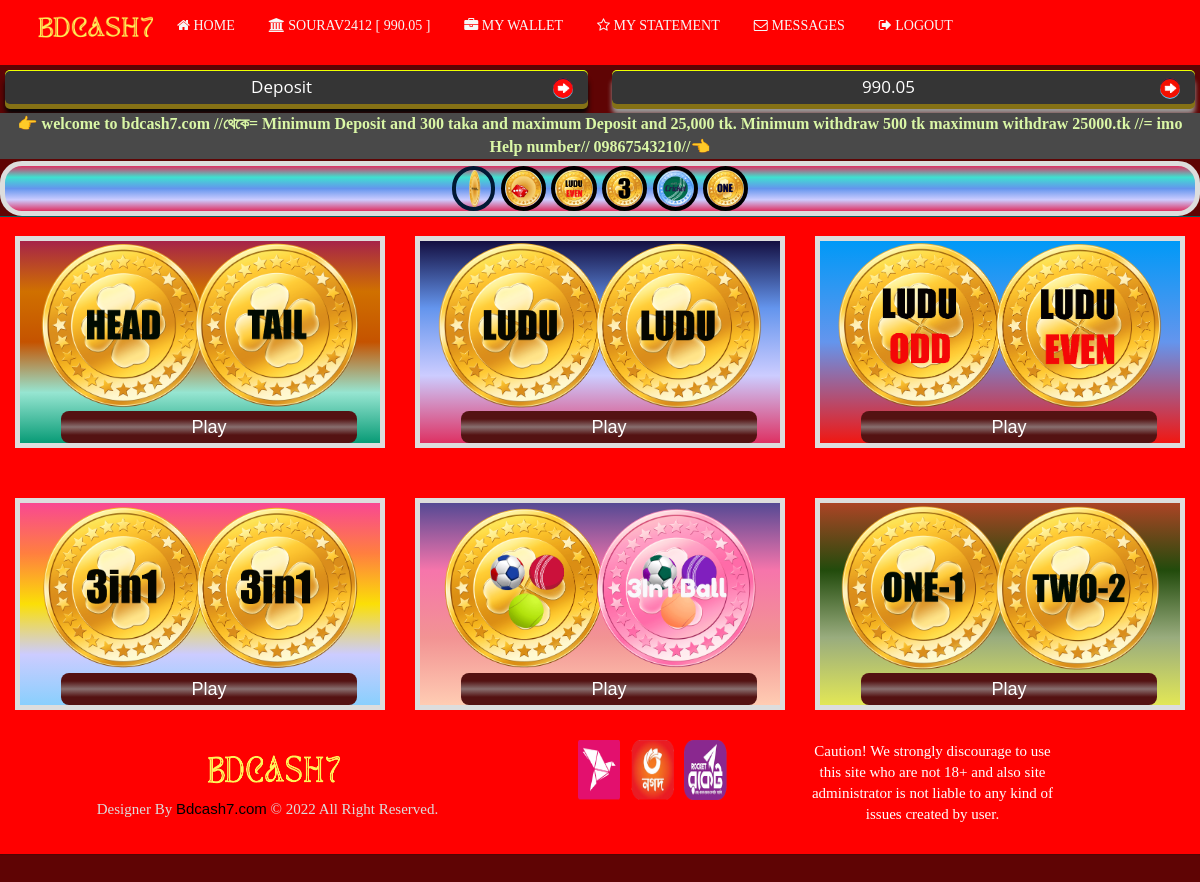
/ (signed in), run on the app's committed database.
### Website_Setting/models.py (models this page shows)
class website_logo(models.Model):
    class Meta:
        db_table = ''
        managed = True
        verbose_name = 'Website logo'
        verbose_name_plural = 'Website Logo'
    logo = models.ImageField(upload_to ='logo/',validators=[validate_images],verbose_name="Website Logo",help_text=("our recommended size 20 KB MAX"))

class Homepage_animated_line(models.Model):
    class Meta:
        db_table = ''
        managed = True
        verbose_name = 'Animated Line'
        verbose_name_plural = 'Animated Line'
    Animated_line = models.CharField(max_length=500, verbose_name= "Animated Line",help_text=("please enter text which moving in Home page"))

### User/models.py (models this page shows)
class User(AbstractUser):
     phoneno = models.CharField(max_length=10)

### all_payments/models.py (models this page shows)
class transaction(models.Model):
    class Meta:
        db_table = ''
        managed = True
        verbose_name = 'Deposit and withdrawl'
        verbose_name_plural = 'Deposit and withdrawl'
    username = models.ForeignKey(User, on_delete=models.CASCADE)
    deposite_amount = models.CharField(verbose_name=("total deposite amount"),default=0.0 , max_length=50)
    widthdrawl_amount = models.CharField(verbose_name=("total withdrawl amount") ,default=0.0 , max_length=50)

### bdcash7/views.py (the view)
# urls.py: 2. Add a URL to urlpatterns:  path('', views.home, name='home')
def home(request):
    user = request.user
    if request.user.is_anonymous:
        deposite_amount =0.0
    else:
        deposite = transaction.objects.get(username= user)
        deposite_amount =deposite.deposite_amount
    context={
    'marquree' : Homepage_animated_line.objects.all(),
    'logo': website_logo.objects.all(),
    'deposite_amount' : deposite_amount
    }
    return render(request,"index.html",context)

### templates/index.html (shortened to what this page needs)
{% include 'homepage_header.html' %}
<div class="">
  <section class="callaction " style="border-bottom: 0px solid #5F5F5F;">
    <div class="content-container mx-auto  p-0 container "style="width:100%;">
      <div class="">
        <div class="col-xl-12 col-lg-12 col-md-12 col-sm-12 col-xs-12  pl-0 pr-0 ">
          <div>
            <div>
              <div class="abc">
                <div class="list-group" style="margin:0;">
                  <marquee direction=left style="background: #494949 !important; color:#DAF7A6;" class="mrq" scrolldelay="90" scrollamount="3" behavior="scroll" loop="0" onmouseover="this.stop()"
                  onmouseout="this.start()">
                    <p class="scrool-msg" style="margin: 2px;"><strong>{% for i in marquree %}{{i.Animated_line}}{% endfor %}</strong> </p>
                  </marquee>
                </div>
              </div>
            </div>
          </div>
        </div>
      </div>
    </div>
  </section>
</div>
<div style="background: linear-gradient(#DE3163,#40E0D0,#6495ED,#CCF,#DE3163) !important;border: 5px #dddddd solid;text-align: center;border-radius: 22px;">
<a style="margin-left:0px;" href="game1">	<img style="height:45px;border:4px #011934 solid;border-radius:30px;" src="/static/images/coin.gif"></a>
<a style="margin-left:2px;" href="game2"><img style="height:45px;border:4px #000 solid;border-radius:30px;" src="/static/images/ludo.gif"></a>
<a style="margin-left:2px;" href="game3"><img style="height:45px;border:4px #000 solid;border-radius:30px;" src="/static/images/luduodd-even.gif"></a>
<a style="margin-left:2px;" href="game4"><img style="height:45px;border:4px #000 solid;border-radius:30px;" src="/static/images/onetwothree.gif"></a>
<a style="margin-left:2px;" href="game5"><img style="height:45px;border:4px #000 solid;border-radius:30px;" src="/static/all/threeinoneball.gif"></a>
<a style="margin-left:2px;" href="game6"><img style="height:45px;border:4px #000 solid;border-radius:30px;" src="/static/images/onetwo.gif"></a>
 </div>
		<div class="col-lg-4 col-md-4 mb-4">
			<div class="card h-100" style="margin-top: 20px;margin-bottom: 30px;border: 5px solid #dddddd;background: linear-gradient(#A62349,#D07000,#C55300,#96E5D1 , #089b76) !important;">
				<a href="/game1">
					<img class="card-img-top" src="/static/images/headtaili.png"  alt="" style="height: 170px;">
				</a>
				<div class="card-footer">
					<a href="/game1"style="background: linear-gradient(#541212,#541212,#886F6F,#541212,#541212) !important;" class="form-inline float-right btn btn-xl btn-primary">
						Play
					</a>
				</div>
			</div>
		</div>
		<div class="col-lg-4 col-md-4 mb-4">
			<div class="card h-100" style="margin-top: 20px;margin-bottom: 30px;border: 5px solid #dddddd;background: linear-gradient(#140f41,#6495ED,#CCF,#DE3163) !important;">
				<a href="/game2">
					<img class="card-img-top" src="/static/images/ludu1i.png"  alt="" style="height: 170px;">
				</a>
				<div class="card-footer">
					<a href="/game2"style="background: linear-gradient(#541212,#541212,#886F6F,#541212,#541212) !important;" class="form-inline float-right btn btn-xl btn-primary">Play</a>
				</div>
			</div>
		</div>
		<div class="col-lg-4 col-md-4 mb-4">
			<div class="card h-100" style="margin-top: 20px;margin-bottom: 30px;border: 5px solid #dddddd;background: linear-gradient( #0099f7,#6495ED, #f11712) !important;">
				<a href="/game3">
					<img class="card-img-top" src="/static/images/luduoddeveni.png"  alt="" style="height: 170px;">
				<div class="card-footer">
					<a href="/game3"style="background: linear-gradient(#541212,#541212,#886F6F,#541212,#541212) !important;" class="form-inline float-right btn btn-xl btn-primary">Play</a>
				</div>
			</div>
		</div>
		<div class="col-lg-4 col-md-4 mb-4">
			<div class="card h-100" style="margin-top: 20px;margin-bottom: 30px;border: 5px solid #dddddd;background: linear-gradient(#F94892,#FF7F3F,#FBDF07,#CCF,#89CFFD) !important;">
				<a href="/game4">
					<img class="card-img-top" src="/static/images/3in1i.png" alt="" style="height: 170px;">
				</a>
				<div class="card-footer">
					<a href="/game4"style="background: linear-gradient(#541212,#541212,#886F6F,#541212,#541212) !important;" class="form-inline float-right btn btn-xl btn-primary">
						Play
					</a>
				</div>
			</div>
		</div>
		<div class="col-lg-4 col-md-4 mb-4">
			<div class="card h-100" style="margin-top: 20px;margin-bottom: 30px;border: 5px solid #dddddd;background: linear-gradient(#554994,#F675AB,#F29393,#FFCCB3) !important;">
				<a href="/game5">
					<img class="card-img-top" src="/static/images/3in1balli.png"  alt="" style="height: 170px;">
				<div class="card-footer">
					<a href="/game5"style="background: linear-gradient(#541212,#541212,#886F6F,#541212,#541212) !important;" class="form-inline float-right btn btn-xl btn-primary">
						Play
					</a>
				</div>
			</div>
		</div>
		<div class="col-lg-4 col-md-4 mb-4">
			<div class="card h-100" style="margin-top: 20px;margin-bottom: 30px;border: 5px solid #dddddd;background: linear-gradient(#AC4425,#224B0C,#99ac7e,#e2e756) !important;">
				<a href="/game6">
					<img class="card-img-top" src="/static/images/onetwoi.png"  alt="" style="height: 170px;">
				<div class="card-footer">
					<a href="/game6"style="background: linear-gradient(#541212,#541212,#886F6F,#541212,#541212) !important;" class="form-inline float-right btn btn-xl btn-primary">
						Play
					</a>
				</div>
			</div>
		</div>
<footer class="footer-basic-centered ">
  <div class="container">
    <div class="row">
      <div class="col-lg-5">
        {% for i in logo %}
          <a class="" href="/"><img style="width: 150px;height: 60px;margin-left: 10px;" src="/media/{{i.logo}}"></a>
          {% endfor %}
          <p style="font-size: 15px;color: #dcdcdc;" class="footer-company-name">Designer By <a href="index.html" style="color:#000">Bdcash7.com</a> &copy; 2022 All Right Reserved.</p>
      </div>
      <div class="col-lg-3">
                    <a class="" href="#">
                        <img style="width: 150px;height: 60px;margin-left: 10px;" src="/static/images/Payment.png">
                    </a>
                </div>
      <div class="col-lg-3">
        <span class="userAlert" style="color:#fff;"> Caution! We strongly discourage to use this site who are not 18+ and also site administrator is not liable to any kind of issues created by user.</span>
     </div>
   </div>
 </div>
</footer>
</div>

### templates/homepage_header.html (shortened to what this page needs)
<!DOCTYPE html>
<html lang="en">
<head>
  <link rel="stylesheet" href="/static/assets/css/exchangeresponsive.css">
  <link rel="stylesheet" href="/static/assets/css/65responsive.css">
  <link rel="stylesheet" href="/static/assets/css/nice-select.css">
  <link rel="stylesheet" href="/static/assets/css/owl.carousel.min.css">
  <link href="/static/css/bootstrap.min.css" rel="stylesheet" />
  <link rel="stylesheet" href="https://cdnjs.cloudflare.com/ajax/libs/font-awesome/4.7.0/css/font-awesome.css" />
  <link rel="stylesheet" href="/static/css/footer-basic-centered.css">
  <link rel="stylesheet" href="/static/css/headerStyle.css">
  <link rel="stylesheet" href="/static/assets/css/datatable.bootstrap.minf700f700.css?v=1.0.1">
  <link rel="stylesheet" href="/static/assets/css/newStyle.css">
  <link rel="stylesheet" type="text/css" href="/static/assets/css/sports333d53dd53d.css?v=10.4.1">
  <link rel="stylesheet" href="/static/assets/css/datatable.bootstrap.minf700f700.css?v=1.0.1">
  <link rel="stylesheet" href="/static/css/icofont.css">
  <link rel="stylesheet" href="/static/css/owl.carousel.css">
  <link rel="stylesheet" href="/static/css/slidr.css">
  <link rel="stylesheet" href="/static/css/main1.css">
  <link id="preset" rel="stylesheet" href="/static/css/preset2.css">
  <link rel="stylesheet" href="/static/css/responsive.css">
  <link href='/static/css/family%3dUbuntu.css' rel='stylesheet' type='text/css'>
  <link href='/static/css/Signika%2bNegative.css' rel='stylesheet' type='text/css'>
  <link rel="stylesheet" href="/static/css/indexStyle.css">
  <link href="/static/css/Palanquin%26display.css" rel="stylesheet">
  <link href="/static/css/custom.css" rel="stylesheet">
</head>
<body>
  <div id="wrapper">
<header >
  <nav class="navbar navbar-default heading-color" style="background:#FF0000 !important;">
    <div class="container">
      <div class="navbar-header ">
        <div class="headerLogoWrap">
            <div class="logo">
              {% for i in logo %}
              <a class="" href="/"><img style="width: 140px;height: 55px;margin-left: 10px; padding: 5px 5px;" src="/media/{{i.logo}}"></a>
              {% endfor %}
            </div>
          </div>
          </div>
        <div class="collapse navbar-collapse" id="bs-example-navbar-collapse-1">
      <ul class="nav navbar-nav left" style="float:left;">
        {% if user.is_authenticated %}
        <li><a  href="/"><i class="fa fa-home"></i><span> Home</span></a></li>
        <li><a  href="#"><i class="fa fa-bank"></i><span> {{request.user}} [ {{deposite_amount|floatformat:2}} ]</span></a></li>
        <li><a  href="/wallet"><i class="fa fa-briefcase"></i><span> My Wallet</span></a></li>
        <li><a  href="/user_statement"><i class="fa fa-star-o"></i><span> My Statement</span></a></li>
        <li><a  href="#"><i class="fa fa-envelope-o"></i> <span> Messages</span></a></li>
        <li><a href="/logout"><i class="fa fa-sign-out"></i><span> Logout</span></a></li>
        {% endif %}
      </ul>
    </div>
  </div>
</nav>
    <table class="guest" id="content-mobile" style="width:96% ;margin: 0px auto">
      <tbody>
        <div id="container_buttons">
          {% if user.is_authenticated %}
          <div class="b_demo_four" data-toggle="modal" data-target="#deposit">Deposit</div>
          <div class="a_demo_four" >{{deposite_amount|floatformat:2}}</div>
          {% else %}
          <div href="#" class="a_demo_four" data-toggle="modal" data-target="#SignIn">Sing In</div>
          <div href="#" class="b_demo_four" data-toggle="modal" data-target="#SignUp">Sing Up</div>
          {% endif %}
        </div>
      </tbody>
    </table>
  </header>

### static/css/footer-basic-centered.css (style rules this page uses)
.footer-basic-centered { box-shadow: 0 1px 1px 0 rgba(0, 0, 0, 0.12); box-sizing: border-box; width: 100%; text-align: center; font: normal 18px sans-serif; padding: 30px; }
.footer-basic-centered .footer-company-name { color: #fff; font-size: 14px; margin: 0; }
.userAlert { color: #fff; font-size: 15px; }

### static/css/headerStyle.css (style rules this page uses)
body { background-color: #027B5B; }
.form-control, .btn { border-radius: 8px; }
.heading-color { background: #ff0800 !important; border-radius: 0px; border: 0px; border-bottom: 1px solid #939393; margin: 0 !important; }
.callaction { margin-top: -19px; }
@media screen and (min-width: 768px) { #content-mobile { display: none; } }
.headerLogoWrap { display: flex; margin-bottom: 10px }

### static/assets/css/newStyle.css (style rules this page uses)
body { padding-bottom:39px; background:#027B5B }

### static/assets/css/sports333d53dd53d.css (style rules this page uses)
.navbar { padding: 0; }
.card { background: linear-gradient(#0080ff,#40E0D0,#6495ED,#CCF,#DE3163) !important; }

### static/css/main1.css (style rules this page uses)
.nav li { font-family: 'Oswald', sans-serif; font-size: 1.2em; line-height: 40px; height: 40px; border-bottom: 1px solid rgb(255, 253, 253); }
.nav a { text-decoration: none; color: #fff; display: block; transition: .3s background-color; }
@media screen and (min-width: 600px) { .nav li { width: auto; border-bottom: none; height: 50px; line-height: 50px; font-size: 1.4em; text-align: center; } }
@media screen and (min-width: 600px) { .nav li { display: inline-block; margin-right: -4px; } }
html, body { background-color: #5f0404 !important; font-family: 'Ubuntu', sans-serif; font-weight:400; color:#000; overflow-x:hidden; -webkit-font-smoothing: antialiased; }
ul { margin:0; padding:0; list-style:none; }
a { font-family: 'Ubuntu', sans-serif; color: #00a651; }
a, a:hover, a:focus, input:focus { text-decoration:none; outline: none; color:#02743a; }
img { max-width: 100%; }
section { min-width: 100%; position: relative; width: 100%; padding: 5px 0; }
.btn.btn-primary { font-size:18px; font-weight:400; text-transform:capitalize; background-color:#485160; padding:10px 40px 12px; border:0; -webkit-transition: all 0.3s ease-in-out; -moz-transition: all 0.3s ease-in-out; -ms-transition: all 0.3s ease-in-out; -o-transition: all 0.3s ease-in-out; transition: all 0.3s ease-in-out; }
.navbar { margin: 0; }
.nav li a, .navbar-default .navbar-nav>li>a { background-color: transparent; font-weight: 500; font-size: 14px; color: #f7f7f7 ; padding: 15px 12px; text-transform: uppercase; }
input, select, a, .transition, .footer-widget input, .favorites-user small, .feedback input[type="submit"], .select-category li:before, .team-social, .social-widget a, .banner-form input[type="submit"], .category-title, .category-icon img, .ad-meta a i, .category-quantity, .owl-next, .owl-prev, .home-banner .contact-form .form-control, .col-to-action .btn { -webkit-transition: all 500ms; -moz-transition: all 500ms; -ms-transition: all 500ms; -o-transition: all 500ms; transition: all 500ms; }

### static/css/indexStyle.css (style rules this page uses)
* { font-family: 'Verdana'; }
body { background: #027B5B; }
.mrq { color: red; background: #016D5F; border-left: 0px solid #D8AB7D; border-right: 0px solid #D8AB7D; font-size: 16px; border-bottom: 0px solid #9E7143; }
.content-container { margin-left: auto; margin-right: auto; }
.pr-0 { padding-right: 0 !important; }
.pl-0 { padding-left: 0 !important; }
.p-0 { padding: 0 !important; }
.navbar-default { border-bottom: 0px; }

### templates/homepage_header.html (style rules this page uses)
.a_demo_four, .b_demo_four { background: #353535 !important; cursor: pointer; }
.footer-basic-centered { background: #FF0000!important ; border-top: 1px solid #045F5F !important; }

### data on the page
website_logo: logo (picture)
User: user "SOURAV2412"
transaction: deposite_amount "990.05"
Homepage_animated_line: Animated_line "👉 welcome to bdcash7.com //থেকে= Minimum Deposit and 300 taka and maximum Deposit and 25,000 tk. Minimum withdraw 500 tk maximum withdraw 25000.tk //= imo Help number// 09867543210//👈"
